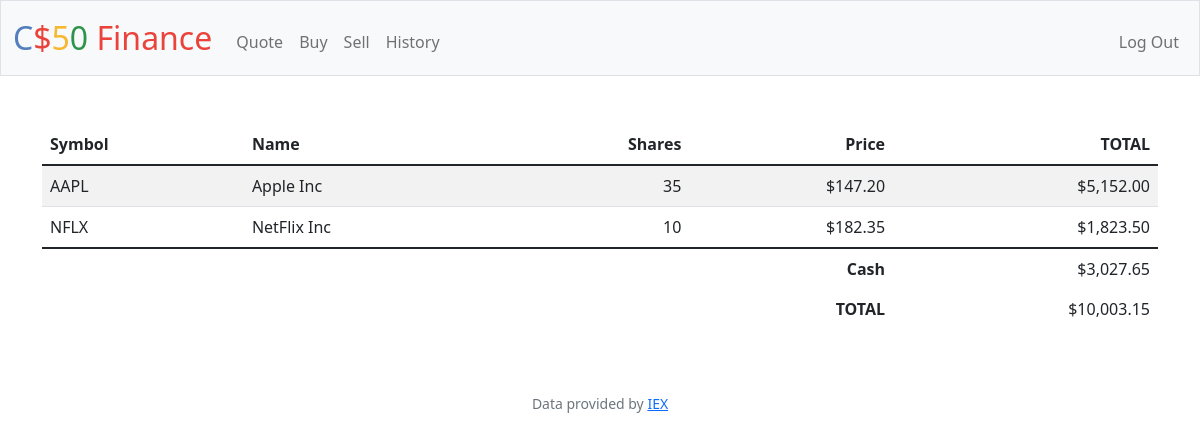
The page / (signed in) on the database its author committed.
### tables this page shows
CREATE TABLE transactions (
    id INTEGER PRIMARY KEY AUTOINCREMENT,
    user_id INTEGER NOT NULL,
    symbol TEXT NOT NULL,
    name TEXT NOT NULL,
    price NUMERIC NOT NULL,
    shares INTEGER NOT NULL,
    type TEXT NOT NULL,
    time TIMESTAMP DEFAULT CURRENT_TIMESTAMP,
    FOREIGN KEY(user_id) REFERENCES users(id)
);

CREATE TABLE users (id INTEGER PRIMARY KEY AUTOINCREMENT NOT NULL, username TEXT NOT NULL, hash TEXT NOT NULL, cash NUMERIC NOT NULL DEFAULT 10000.00);

### app.py (the view)
@app.route("/")
@login_required
def index():
    user_id = session["user_id"]
    stocks = db.execute(
        "SELECT symbol, name, SUM(shares) AS shares, price FROM transactions WHERE user_id = ? GROUP BY symbol", user_id)
    cash = db.execute("SELECT cash FROM users WHERE id = ?", user_id)[0]["cash"]
    total = cash
    for stock in stocks:
        total += stock["shares"] * stock["price"]
    return render_template("index.html", stocks=stocks, cash=cash, usd=usd, total=total)

### app.py (called while the page is built)
@app.after_request
def after_request(response):
    response.headers["Cache-Control"] = "no-cache, no-store, must-revalidate"
    response.headers["Expires"] = 0
    response.headers["Pragma"] = "no-cache"
    return response

### helpers.py (called while the page is built)
def login_required(f):
    @wraps(f)
    def decorated_function(*args, **kwargs):
        if session.get("user_id") is None:
            return redirect("/login")
        return f(*args, **kwargs)
    return decorated_function

def usd(value):
    return f"${value:,.2f}"

### templates/index.html (shortened to what this page needs)
{% extends "layout.html" %}
{% block main %}
<table class="table table-striped">
    <thead>
        <tr>
            <th class="text-start">Symbol</th>
            <th class="text-start">Name</th>
            <th class="text-end">Shares</th>
            <th class="text-end">Price</th>
            <th class="text-end">TOTAL</th>
        </tr>
    </thead>
    <tbody>
        {% for stock in stocks %}
            <tr>
                <td class="text-start">{{stock["symbol"]}}</td>
                <td class="text-start">{{stock["name"]}}</td>
                <td class="text-end">{{stock["shares"]}}</td>
                <td class="text-end">{{usd(stock["price"])}}</td>
                <td class="text-end">{{usd(stock["shares"] * stock["price"])}}</td>
            </tr>
        {% endfor %}
    </tbody>
    <tfoot>
        <tr>
            <td class="border-0 fw-bold text-end" colspan="4">Cash</td>
            <td class="border-0 text-end">{{usd(cash)}}</td>
        </tr>
        <tr>
            <td class="border-0 fw-bold text-end" colspan="4">TOTAL</td>
            <td class="border-0 w-bold text-end">{{usd(total)}}</td>
        </tr>
    </tfoot>
</table>
{% endblock %}

### templates/layout.html (shortened to what this page needs)
<!DOCTYPE html>
<html lang="en">
    <head>
        <link href="https://cdn.jsdelivr.net/npm/bootstrap@5.1.3/dist/css/bootstrap.min.css" rel="stylesheet">
        <link href="/static/styles.css" rel="stylesheet">
    </head>
    <body>
        <nav class="bg-light border navbar navbar-expand-md navbar-light">
            <div class="container-fluid">
                <a class="navbar-brand" href="/"><span class="blue">C</span><span class="red">$</span><span class="yellow">5</span><span class="green">0</span> <span class="red">Finance</span></a>
                <div class="collapse navbar-collapse" id="navbar">
                    {% if session["user_id"] %}
                        <ul class="navbar-nav me-auto mt-2">
                            <li class="nav-item"><a class="nav-link" href="/quote">Quote</a></li>
                            <li class="nav-item"><a class="nav-link" href="/buy">Buy</a></li>
                            <li class="nav-item"><a class="nav-link" href="/sell">Sell</a></li>
                            <li class="nav-item"><a class="nav-link" href="/history">History</a></li>
                        </ul>
                        <ul class="navbar-nav ms-auto mt-2">
                            <li class="nav-item"><a class="nav-link" href="/logout">Log Out</a></li>
                        </ul>
                    {% else %}
                        <ul class="navbar-nav ms-auto mt-2">
                            <li class="nav-item"><a class="nav-link" href="/register">Register</a></li>
                            <li class="nav-item"><a class="nav-link" href="/login">Log In</a></li>
                        </ul>
                    {% endif %}
                </div>
            </div>
        </nav>
        <main class="container py-5 text-center">
            {% block main %}{% endblock %}
        </main>
        <footer class="mb-5 small text-center text-muted">
            Data provided by <a href="https://iexcloud.io/">IEX</a>
        </footer>
    </body>
</html>

### static/styles.css (style rules this page uses)
nav .navbar-brand { font-size: xx-large; }
nav .navbar-brand .blue { color: #537fbe; }
nav .navbar-brand .red { color: #ea433b; }
nav .navbar-brand .yellow { color: #f5b82e; }
nav .navbar-brand .green { color: #2e944b; }

### rows shown on the page
transactions: symbol "AAPL", name "Apple Inc", shares "35", price "$147.20", shares "$5,152.00"
transactions: symbol "NFLX", name "NetFlix Inc", shares "10", price "$182.35", shares "$1,823.50"
users: cash "$3,027.65"

### other values the page prints
{{ usd(total) }} "$10,003.15"
